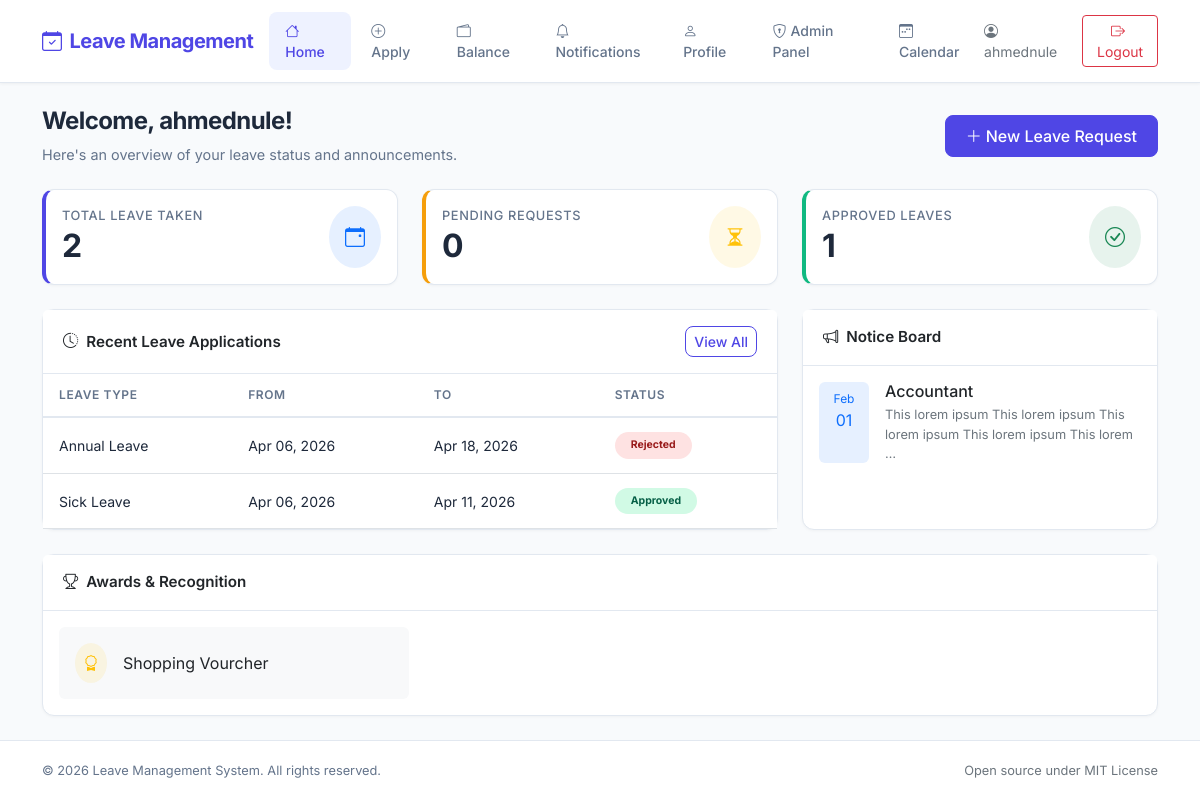
Screenshot of / (signed in) with the database file from the repository.
### users/models.py (models this page shows, shortened)
class LeaveApplication(models.Model):
    PENDING = 'Pending'
    APPROVED = 'Approved'
    REJECTED = 'Rejected'
    CANCELLED = 'Cancelled'
    STATUS_CHOICES = [
        (PENDING, 'Pending'),
        (APPROVED, 'Approved'),
        (REJECTED, 'Rejected'),
        (CANCELLED, 'Cancelled'),
    ]
    user = models.ForeignKey(settings.AUTH_USER_MODEL, on_delete=models.CASCADE, related_name='leave_applications')
    leave_type = models.ForeignKey(LeaveType, on_delete=models.CASCADE)
    start_date = models.DateField()
    end_date = models.DateField()
    message = models.TextField(default='')
    status = models.CharField(max_length=50, choices=STATUS_CHOICES, default=PENDING)
    rejection_reason = models.TextField(blank=True, default='')
    approved_by = models.ForeignKey(settings.AUTH_USER_MODEL, on_delete=models.SET_NULL, null=True, blank=True, related_name='approved_leaves')
    approved_at = models.DateTimeField(null=True, blank=True)
    rejected_by = models.ForeignKey(settings.AUTH_USER_MODEL, on_delete=models.SET_NULL, null=True, blank=True, related_name='rejected_leaves')
    rejected_at = models.DateTimeField(null=True, blank=True)

class LeaveType(models.Model):
    name = models.CharField(max_length=50)

class Notice(models.Model):
    vacancy = models.CharField(max_length=50)
    date = models.DateField()
    month = models.CharField(max_length=50)
    announcements = models.TextField()

class Awards(models.Model):
    award = models.CharField(max_length=50)

### users/views.py (the view)
# urls.py: path('', views.home, name='home'),
@login_required
def home(request):
    leave_applications = LeaveApplication.objects.filter(user=request.user).order_by('-start_date')
    notice = Notice.objects.all()
    awards = Awards.objects.all()
    pending_count = leave_applications.filter(status='Pending').count()
    approved_count = leave_applications.filter(status='Approved').count()
    return render(request, 'users/home.html', {
        'notice': notice,
        'awards': awards,
        'leave_applications': leave_applications[:5],
        'pending_count': pending_count,
        'approved_count': approved_count,
    })

### users/templates/users/home.html (shortened to what this page needs)
{% extends "users/base.html" %}
{% block content %}
<div class="page-header d-flex justify-content-between align-items-center flex-wrap gap-2">
    <div>
        <h2>Welcome, {{ user.first_name|default:user.username }}!</h2>
        <p class="mb-0">Here's an overview of your leave status and announcements.</p>
    </div>
    <a href="{% url 'apply' %}" class="btn btn-primary">
        <i class="bi bi-plus-lg me-1"></i>New Leave Request
    </a>
</div>
<div class="row g-4 mb-4">
    <div class="col-md-4">
        <div class="card stat-card h-100">
            <div class="card-body">
                <div class="d-flex justify-content-between align-items-start">
                    <div>
                        <p class="stat-label mb-1">Total Leave Taken</p>
                        <p class="stat-value mb-0">{{ leave_applications|length }}</p>
                    </div>
                    <div class="bg-primary bg-opacity-10 rounded-circle p-3">
                        <i class="bi bi-calendar-event text-primary fs-5"></i>
                    </div>
                </div>
            </div>
        </div>
    </div>
    <div class="col-md-4">
        <div class="card stat-card warning h-100">
            <div class="card-body">
                <div class="d-flex justify-content-between align-items-start">
                    <div>
                        <p class="stat-label mb-1">Pending Requests</p>
                        <p class="stat-value mb-0">{{ pending_count }}</p>
                    </div>
                    <div class="bg-warning bg-opacity-10 rounded-circle p-3">
                        <i class="bi bi-hourglass-split text-warning fs-5"></i>
                    </div>
                </div>
            </div>
        </div>
    </div>
    <div class="col-md-4">
        <div class="card stat-card success h-100">
            <div class="card-body">
                <div class="d-flex justify-content-between align-items-start">
                    <div>
                        <p class="stat-label mb-1">Approved Leaves</p>
                        <p class="stat-value mb-0">{{ approved_count }}</p>
                    </div>
                    <div class="bg-success bg-opacity-10 rounded-circle p-3">
                        <i class="bi bi-check-circle text-success fs-5"></i>
                    </div>
                </div>
            </div>
        </div>
    </div>
</div>
<div class="row g-4">
    <div class="col-lg-8">
        <div class="card h-100">
            <div class="card-header d-flex justify-content-between align-items-center">
                <span><i class="bi bi-clock-history me-2"></i>Recent Leave Applications</span>
                <a href="{% url 'notifications' %}" class="btn btn-sm btn-outline-primary">View All</a>
            </div>
            <div class="card-body p-0">
                {% if leave_applications %}
                <div class="table-responsive">
                    <table class="table table-hover mb-0">
                        <thead>
                            <tr>
                                <th>Leave Type</th>
                                <th>From</th>
                                <th>To</th>
                                <th>Status</th>
                            </tr>
                        </thead>
                        <tbody>
                            {% for leave in leave_applications|slice:":5" %}
                            <tr>
                                <td class="fw-500">{{ leave.leave_type.name }}</td>
                                <td>{{ leave.start_date|date:"M d, Y" }}</td>
                                <td>{{ leave.end_date|date:"M d, Y" }}</td>
                                <td>
                                    {% if leave.status == 'Approved' %}
                                        <span class="badge badge-approved px-3 py-2 rounded-pill">Approved</span>
                                    {% elif leave.status == 'Rejected' %}
                                        <span class="badge badge-rejected px-3 py-2 rounded-pill">Rejected</span>
                                    {% else %}
                                        <span class="badge badge-pending px-3 py-2 rounded-pill">Pending</span>
                                    {% endif %}
                                </td>
                            </tr>
                            {% endfor %}
                        </tbody>
                    </table>
                </div>
                {% else %}
                <div class="text-center py-5 text-secondary">
                    <i class="bi bi-calendar-x fs-1 d-block mb-3"></i>
                    <p class="mb-0">No leave applications yet.</p>
                    <a href="{% url 'apply' %}" class="btn btn-sm btn-outline-primary mt-3">Apply for Leave</a>
                </div>
                {% endif %}
            </div>
        </div>
    </div>
    <div class="col-lg-4">
        <div class="card h-100">
            <div class="card-header">
                <i class="bi bi-megaphone me-2"></i>Notice Board
            </div>
            <div class="card-body">
                {% if notice %}
                    {% for n in notice|slice:":4" %}
                    <div class="d-flex gap-3 mb-3 pb-3 {% if not forloop.last %}border-bottom{% endif %}">
                        <div class="bg-primary bg-opacity-10 rounded p-2 text-center" style="min-width: 50px;">
                            <div class="fw-700 text-primary" style="font-size: 0.75rem;">{{ n.month|slice:":3" }}</div>
                            <div class="fw-700 text-primary">{{ n.date|date:"d" }}</div>
                        </div>
                        <div>
                            <h6 class="mb-1 fw-600">{{ n.vacancy }}</h6>
                            <p class="mb-0 text-secondary" style="font-size: 0.8rem;">{{ n.announcements|truncatechars:80 }}</p>
                        </div>
                    </div>
                    {% endfor %}
                {% else %}
                    <div class="text-center py-4 text-secondary">
                        <i class="bi bi-clipboard fs-4 d-block mb-2"></i>
                        <p class="mb-0" style="font-size: 0.85rem;">No notices available.</p>
                    </div>
                {% endif %}
            </div>
        </div>
    </div>
</div>
{% if awards %}
<div class="row mt-4">
    <div class="col-12">
        <div class="card">
            <div class="card-header">
                <i class="bi bi-trophy me-2"></i>Awards & Recognition
            </div>
            <div class="card-body">
                <div class="row g-3">
                    {% for award in awards %}
                    <div class="col-md-4">
                        <div class="d-flex align-items-center gap-3 p-3 bg-light rounded">
                            <div class="bg-warning bg-opacity-10 rounded-circle p-2">
                                <i class="bi bi-award text-warning"></i>
                            </div>
                            <span class="fw-500">{{ award.award }}</span>
                        </div>
                    </div>
                    {% endfor %}
                </div>
            </div>
        </div>
    </div>
</div>
{% endif %}
{% endblock %}

### users/templates/users/base.html (shortened to what this page needs)
<!doctype html>
<html lang="en">
<head>
    <link href="https://cdn.jsdelivr.net/npm/bootstrap@5.3.3/dist/css/bootstrap.min.css" rel="stylesheet">
    <link href="https://cdn.jsdelivr.net/npm/bootstrap-icons@1.11.3/font/bootstrap-icons.min.css" rel="stylesheet">
</head>
<body>
    {% if user.is_authenticated %}
        <nav class="navbar navbar-expand-lg sticky-top">
            <div class="container">
                <a class="navbar-brand" href="{% url 'home' %}">
                    <i class="bi bi-calendar-check me-2"></i>Leave Management
                </a>
                <div class="collapse navbar-collapse" id="navbarContent">
                    <ul class="navbar-nav me-auto mb-2 mb-lg-0 gap-1">
                        <li class="nav-item">
                            <a class="nav-link {% if request.resolver_match.url_name == 'home' %}active{% endif %}" href="{% url 'home' %}">
                                <i class="bi bi-house me-1"></i>Home
                            </a>
                        </li>
                        <li class="nav-item">
                            <a class="nav-link {% if request.resolver_match.url_name == 'apply' %}active{% endif %}" href="{% url 'apply' %}">
                                <i class="bi bi-plus-circle me-1"></i>Apply
                            </a>
                        </li>
                        <li class="nav-item">
                            <a class="nav-link {% if request.resolver_match.url_name == 'balance' %}active{% endif %}" href="{% url 'balance' %}">
                                <i class="bi bi-wallet2 me-1"></i>Balance
                            </a>
                        </li>
                        <li class="nav-item">
                            <a class="nav-link {% if request.resolver_match.url_name == 'notifications' %}active{% endif %}" href="{% url 'notifications' %}">
                                <i class="bi bi-bell me-1"></i>Notifications
                            </a>
                        </li>
                        <li class="nav-item">
                            <a class="nav-link {% if request.resolver_match.url_name == 'profile' %}active{% endif %}" href="{% url 'profile' %}">
                                <i class="bi bi-person me-1"></i>Profile
                            </a>
                        </li>
                        {% if user.is_superuser %}
                        <li class="nav-item">
                            <a class="nav-link" href="/admin/" target="_blank">
                                <i class="bi bi-shield-lock me-1"></i>Admin Panel
                            </a>
                        </li>
                        {% endif %}
                        <li class="nav-item">
                            <a class="nav-link {% if request.resolver_match.url_name == 'team_calendar' %}active{% endif %}" href="{% url 'team_calendar' %}">
                                <i class="bi bi-calendar3-week me-1"></i>Calendar
                            </a>
                        </li>
                    </ul>
                    <div class="d-flex align-items-center gap-3">
                        <span class="text-secondary d-none d-lg-inline" style="font-size: 0.875rem;">
                            <i class="bi bi-person-circle me-1"></i>{{ user.username }}
                        </span>
                        <a href="{% url 'logout' %}" class="btn btn-outline-danger btn-sm">
                            <i class="bi bi-box-arrow-right me-1"></i>Logout
                        </a>
                    </div>
                </div>
            </div>
        </nav>
        <main class="flex-grow-1">
            <div class="container py-4">
                {% block content %}
                {% endblock %}
            </div>
        </main>
        <footer>
            <div class="container">
                <div class="row align-items-center">
                    <div class="col-md-6">
                        <span class="mb-0">&copy; {% now "Y" %} Leave Management System. All rights reserved.</span>
                    </div>
                    <div class="col-md-6 text-md-end">
                        <span class="text-secondary">Open source under MIT License</span>
                    </div>
                </div>
            </div>
        </footer>
    {% endif %}
</body>
</html>

### rows the page displays
LeaveApplication: leave_type.name "Annual Leave", start_date "Apr 06, 2026", end_date "Apr 18, 2026", status "Rejected"
LeaveApplication: leave_type.name "Sick Leave", start_date "Apr 06, 2026", end_date "Apr 11, 2026", status "Approved"
Notice: month "Feb", date "01", vacancy "Accountant", announcements "This lorem ipsum This lorem ipsum This lorem ipsum This lorem ipsum This lorem …"
Awards: award "Shopping Vourcher"

### other values shown
{{ user.username }} "ahmednule"
{{ user.first_name|default:user.username }} "ahmednule"
{{ leave_applications|length }} "2"
{{ pending_count }} "0"
{{ approved_count }} "1"
